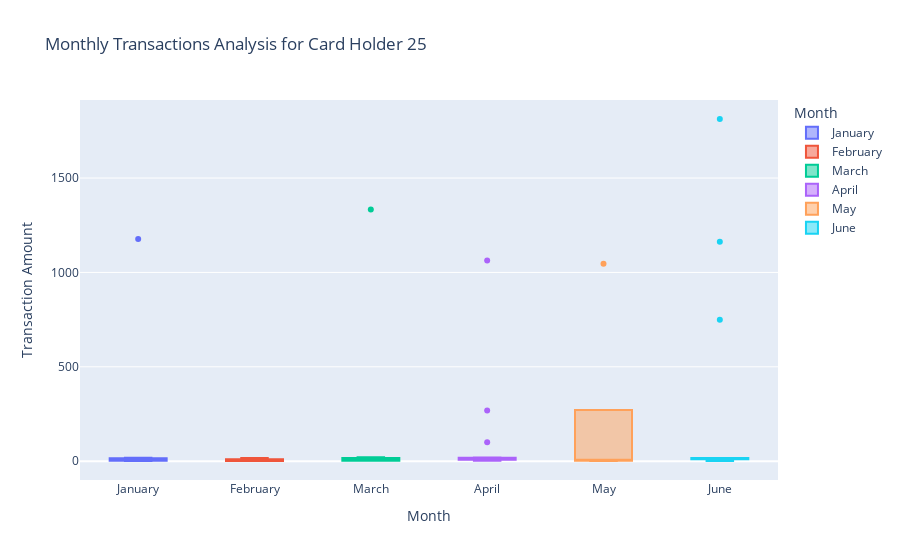

Notebook code cell kept with this figure:
### Code cell
# Creating the six box plots using plotly express
px.box(cardholder_25, x="month", y = "amount", color = "month",  height =600, labels = {"month": "Month", "amount": "Transaction Amount"}, title = "Monthly Transactions Analysis for Card Holder 25")

### Figure 1 — Plotly figure (JSON) as saved in the notebook; plotly's stock layout.template omitted (floating-point values rounded to 4 significant figures)
{"data": [{"alignmentgroup": "True", "hovertemplate": "Month=%{x}<br>Transaction Amount=%{y}<extra></extra>", "legendgroup": "January", "marker": {"color": "#636efa"}, "name": "January", "notched": false, "offsetgroup": "January", "orientation": "v", "showlegend": true, "type": "box", "x": ["January", "January", "January", "January", "January", "January", "January", "January", "January", "January"], "x0": " ", "xaxis": "x", "y": [1.46, 10.74, 2.93, 1.39, 17.84, 1.65, 15.86, 2.22, 1177, 2.75], "y0": " ", "yaxis": "y"}, {"alignmentgroup": "True", "hovertemplate": "Month=%{x}<br>Transaction Amount=%{y}<extra></extra>", "legendgroup": "February", "marker": {"color": "#EF553B"}, "name": "February", "notched": false, "offsetgroup": "February", "orientation": "v", "showlegend": true, "type": "box", "x": ["February", "February", "February", "February", "February", "February", "February", "February", "February", "February"], "x0": " ", "xaxis": "x", "y": [10.75, 10.81, 5.97, 3.69, 16.7, 1.26, 2.63, 11.01, 0.91, 1.18], "y0": " ", "yaxis": "y"}, {"alignmentgroup": "True", "hovertemplate": "Month=%{x}<br>Transaction Amount=%{y}<extra></extra>", "legendgroup": "March", "marker": {"color": "#00cc96"}, "name": "March", "notched": false, "offsetgroup": "March", "orientation": "v", "showlegend": true, "type": "box", "x": ["March", "March", "March", "March", "March", "March", "March", "March", "March", "March", "March", "March", "March"], "x0": " ", "xaxis": "x", "y": [12.42, 16.58, 1334, 2.88, 2.04, 13.57, 10.1, 1.65, 3.08, 4.2, 2.56, 18.28, 21.04], "y0": " ", "yaxis": "y"}, {"alignmentgroup": "True", "hovertemplate": "Month=%{x}<br>Transaction Amount=%{y}<extra></extra>", "legendgroup": "April", "marker": {"color": "#ab63fa"}, "name": "April", "notched": false, "offsetgroup": "April", "orientation": "v", "showlegend": true, "type": "box", "x": ["April", "April", "April", "April", "April", "April", "April", "April", "April", "April", "April", "April", "April", "April", "April", "April"], "x0": " ", "xaxis": "x", "y": [100, 2.62, 7.08, 17.15, 1063, 10.15, 10.06, 269, 10.24, 7.39, 6.01, 20.03, 2.79, 10.02, 15.66, 16.5], "y0": " ", "yaxis": "y"}, {"alignmentgroup": "True", "hovertemplate": "Month=%{x}<br>Transaction Amount=%{y}<extra></extra>", "legendgroup": "May", "marker": {"color": "#FFA15A"}, "name": "May", "notched": false, "offsetgroup": "May", "orientation": "v", "showlegend": true, "type": "box", "x": ["May", "May", "May", "May", "May"], "x0": " ", "xaxis": "x", "y": [1.1, 1046, 12.15, 2.27, 5.97], "y0": " ", "yaxis": "y"}, {"alignmentgroup": "True", "hovertemplate": "Month=%{x}<br>Transaction Amount=%{y}<extra></extra>", "legendgroup": "June", "marker": {"color": "#19d3f3"}, "name": "June", "notched": false, "offsetgroup": "June", "orientation": "v", "showlegend": true, "type": "box", "x": ["June", "June", "June", "June", "June", "June", "June", "June", "June", "June", "June", "June", "June", "June"], "x0": " ", "xaxis": "x", "y": [1162, 749, 10.69, 11.88, 1.03, 10.15, 11.01, 16.29, 15.98, 1813, 16.61, 11.53, 5.24, 2.27], "y0": " ", "yaxis": "y"}], "layout": {"autosize": true, "boxmode": "overlay", "legend": {"title": {"text": "Month"}, "tracegroupgap": 0}, "title": {"text": "Monthly Transactions Analysis for Card Holder 25"}, "xaxis": {"anchor": "y", "autorange": true, "categoryarray": ["January", "February", "March", "April", "May", "June"], "categoryorder": "array", "domain": [0, 1], "range": [-0.5, 5.5], "title": {"text": "Month"}, "type": "category"}, "yaxis": {"anchor": "x", "autorange": true, "domain": [0, 1], "range": [-99.76, 1914.0], "title": {"text": "Transaction Amount"}, "type": "linear"}}}
